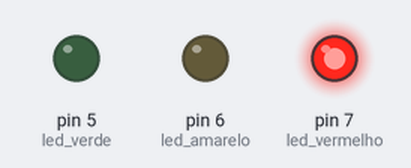
The sketch below on a simulated Arduino Uno, built with avr-gcc and run on an emulated ATmega328P. Shown: output pins drawn as LEDs (lit = HIGH).

Above: at 0.5 s.
At 2.0 s:
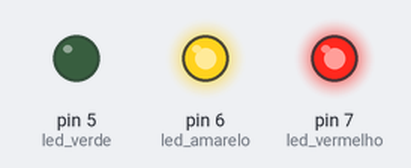
At 3.5 s:
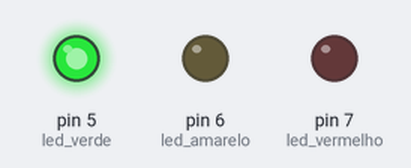
At 5.0 s:
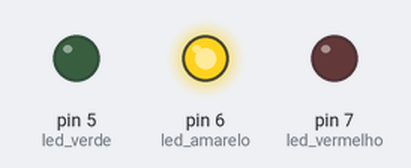
Timing chart, 0 to 7.8 s (numbered marks = the images above):
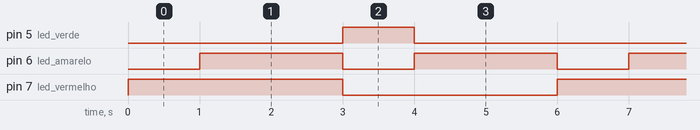

Measured:
- by itself, pin 5 (led_verde): alternates HIGH for 1.0 s and LOW for 5.0 s
- by itself, pin 6 (led_amarelo): alternates HIGH for 2.0 s and LOW for 1.0 s
- by itself, pin 7 (led_vermelho): alternates HIGH for 3.0 s and LOW for 3.0 s

The sketch:

semaforo_led.ino
```cpp
int delay_led = 1000;
int led_vermelho = 7;
int led_amarelo = 6;
int led_verde = 5;

void setup() {
  pinMode(led_vermelho, OUTPUT);
  pinMode(led_amarelo, OUTPUT);
  pinMode(led_verde, OUTPUT);
}

void loop() {
  digitalWrite(led_vermelho, HIGH);
  delay(delay_led);
  digitalWrite(led_amarelo, HIGH);
  delay(2000);

  digitalWrite(led_verde, HIGH);
  digitalWrite(led_vermelho, LOW);
  digitalWrite(led_amarelo, LOW);
  delay(delay_led);

  digitalWrite(led_amarelo, HIGH);
  digitalWrite(led_verde, LOW);
  delay(2000);

  digitalWrite(led_amarelo, LOW);
}
```
